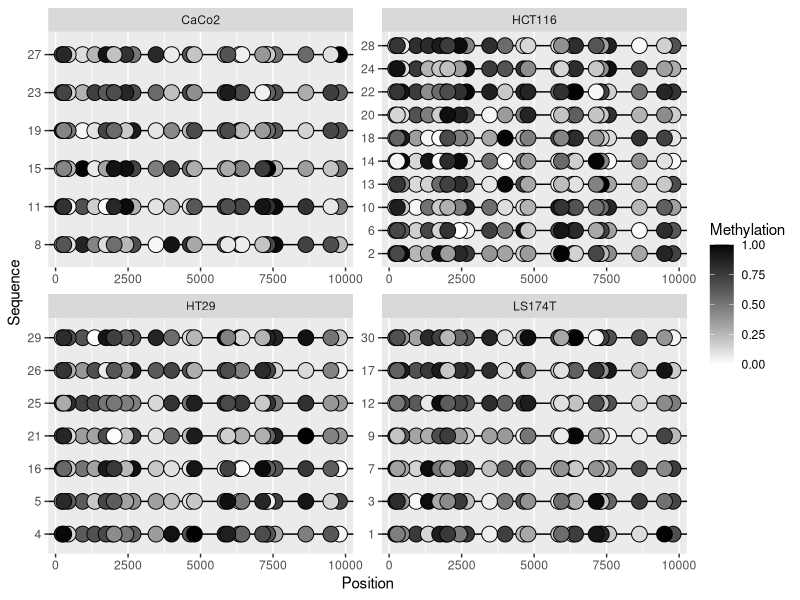
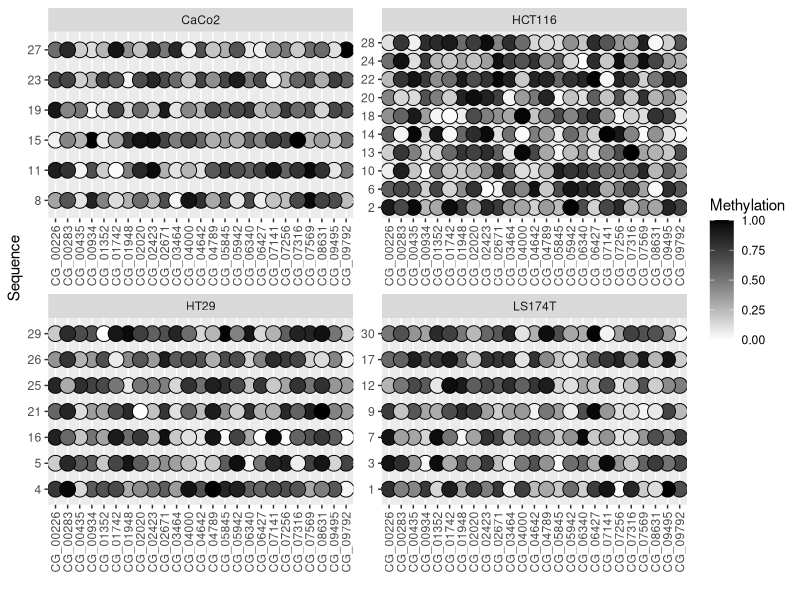
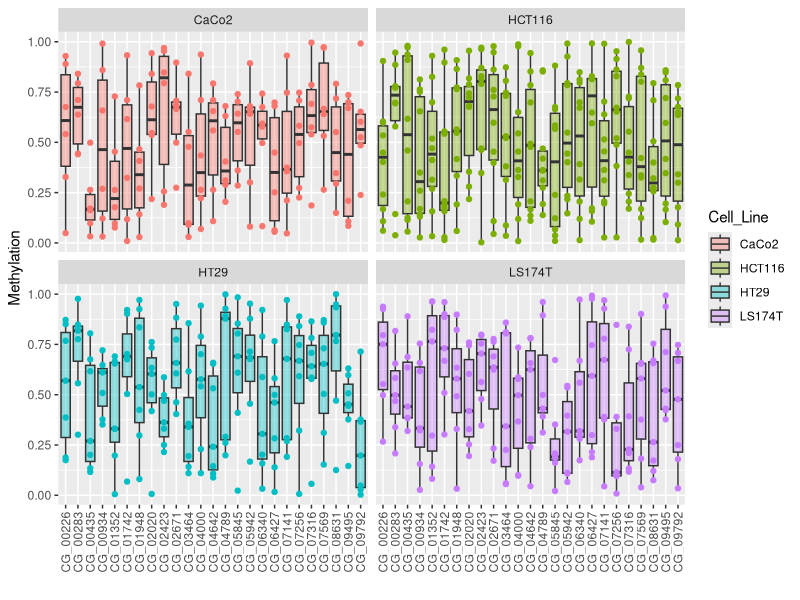

Write the R code that produced these figures, in order.

library(ggplot2)
library(data.table)
library(tidyr)

# Create a fake data.table for testing (foo)

foo <- data.table(Cell_Line=sample(c("LS174T","CaCo2","HCT116","HT29"),30,replace=T),Sequence=factor(1:30))

for(i in 1:25) {
  foo[,(paste0("CG_",sample(1:10000,1))) := runif(30,0,1)] -> foo
}

# d0 will store the real data to be analyzed

d0 <- foo

# melt the data for ggplot 

d0 <- melt(d0,id.vars=c("Cell_Line","Sequence"),variable.name = "CG")
d0[,Position := gsub("CG_","",CG) %>% as.numeric()]
d0[,CG:=sprintf("CG_%05i",Position)]

# some examples

# with coordinates

ggplot(d0) + aes(Position,Sequence) + 
  geom_hline(aes(yintercept = Sequence)) +
  geom_point(aes(fill=value),pch=21,size=5) +
  scale_fill_gradient("Methylation",low = "white", high="black",limits=c(0,1)) +
  facet_wrap(~ Cell_Line,scales = "free")

# homogeneous distributions of CpG sites

ggplot(d0) + aes(CG,Sequence) + 
  geom_hline(aes(yintercept = Sequence)) +
  geom_point(aes(fill=value),pch=21,size=5) +
  scale_fill_gradient("Methylation",low = "white", high="black",limits=c(0,1)) +
  theme(axis.text.x = element_text(angle=90,hjust=1,vjust=0.5)) +
  facet_wrap(~ Cell_Line,scales = "free") + 
  xlab("")

# boxplots

ggplot(d0) + aes(CG,value) + geom_boxplot(aes(fill=Cell_Line),alpha=.4,outliers = F) +
  geom_point(aes(color=Cell_Line),show.legend = F) +
  facet_wrap(~Cell_Line) +
  theme(axis.text.x = element_text(angle=90,hjust=1,vjust=0.5)) +
  xlab("") +
  ylab("Methylation")
  
